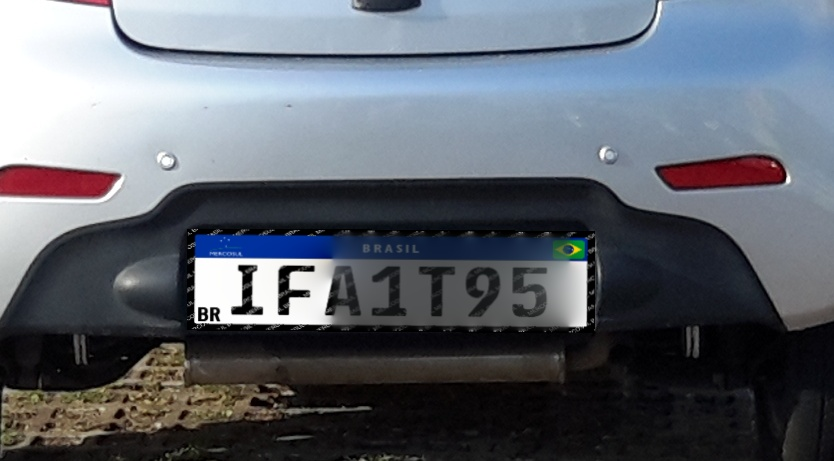
#> input picture LAB_VA_13/testing_placas/cropped_parking_lot_1.JPG, 834 x 461 px, found by its file name; its folder holds only this picture in this run
$ jupyter execute recorte_placas.ipynb
#> lines starting #> are read from the running program, lines starting #| are printed output that depends on the picture
[cell 1]
import numpy as np
import matplotlib.pyplot as plt
import cv2
import os

[cell 2]
def recortegris(imagen,umbral):
    #umbral = thresholdOtsu(np.array(imagen))
    minAncho = 500
    maxAncho = 0
    minAlto = 300
    maxAlto = 0
    limite = int(umbral *1.05)
    for i in range(0, imagen.shape[0]):
        for j in range(0, imagen.shape[1]):
            if  np.all((imagen[i][j] <= umbral)):
                if(i < minAncho):
                    minAncho = i
                if(i > maxAncho):
                    maxAncho = i
                if(j < minAlto):
                    minAlto = j
                if(j > maxAlto):
                    maxAlto = j

    #recortamos la imagen
    imagen = imagen[minAncho:maxAncho, minAlto:maxAlto]

    return imagen

[cell 3]
def abrirArchivo():
    carpeta_destino = "C:\\Python\\VisionA\\Practica3\\Privado\\LAB_VA_13\\Nuev_placas"
    dir_to_search = "C:\\Python\\VisionA\\Practica3\\Privado\\LAB_VA_13\\testing_placas"
    archivos = os.listdir(dir_to_search)

    # Crear la carpeta de destino si no existe
    os.makedirs(carpeta_destino, exist_ok=True)

    contador = 0

    # Iterar sobre cada archivo en la carpeta
    for archivo in archivos:
        contador += 1
        ruta_archivo_origen = os.path.join(dir_to_search, archivo)

        # Abrir la imagen utilizando OpenCV y convertirla a escala de grises
        imagen1 = cv2.imread(ruta_archivo_origen, cv2.IMREAD_GRAYSCALE)
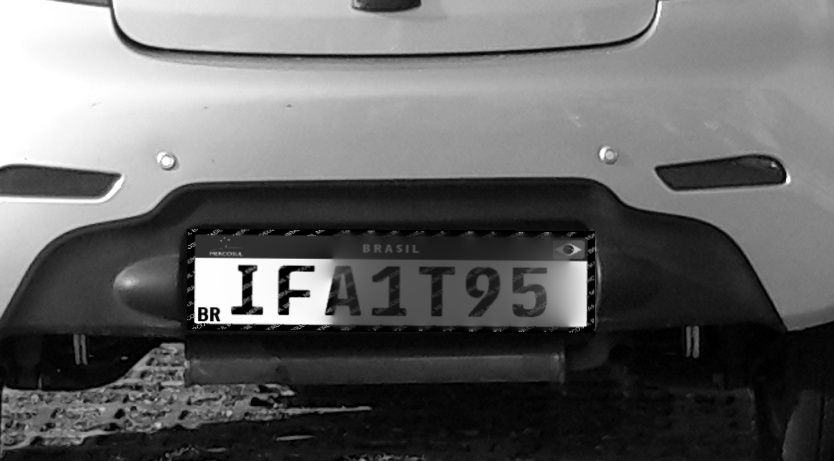
#> imagen1: shape (461, 834); min 0, max 255, mean 100
        media = np.median(imagen1)
#> media = 87
        print(media)
#| 87.0
        imagen = recortegris(imagen1, media*.1)
#> in recortegris, `limite = int(umbral *1.05)`: limite = 9
#> in recortegris, `imagen = imagen[minAncho:maxAncho, minAlto:maxAlto]`:
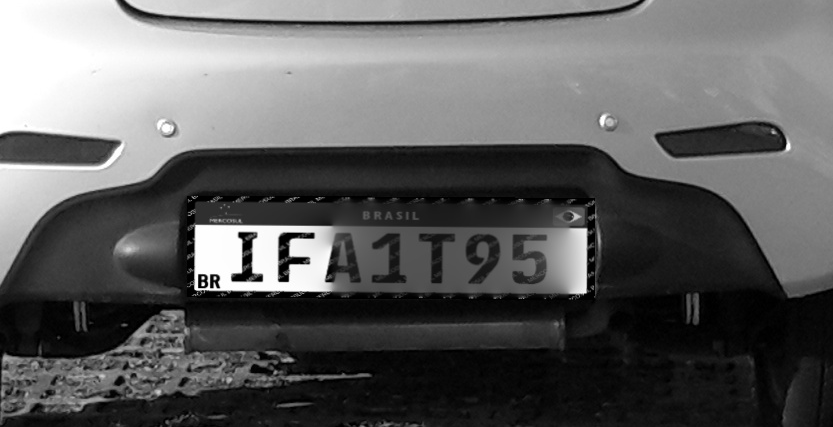
#> imagen: shape (427, 833); min 0, max 255, mean 94

        # Generar el nombre único del archivo destino
        nombre_archivo_destino = 'recorte' + str(contador) + '.jpg'

        # Generar la ruta completa para guardar la imagen en la carpeta destino
        ruta_archivo_destino = os.path.join(carpeta_destino, nombre_archivo_destino)

        # Guardar la imagen en la carpeta destino
        plt.imsave(ruta_archivo_destino, imagen, cmap='gray')

    print(contador)

abrirArchivo()
